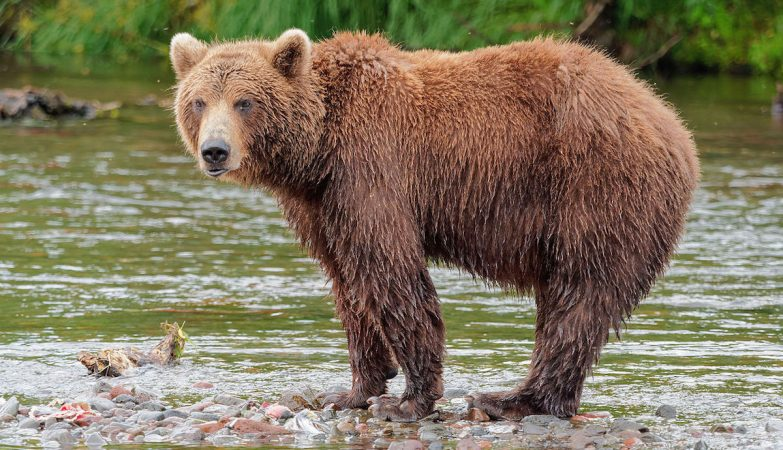
#> input picture urso1.jpg, 783 x 450 px
$ jupyter execute Histograma.ipynb
#> lines starting #> are read from the running program, lines starting #| are printed output that depends on the picture
<a href="https://colab.research.google.com/github/nicolegold/PIVC_UNISINOS/blob/main/Histograma.ipynb" target="_parent"></a>

## HISTOGRAMA

[cell 1]
import cv2
from matplotlib import pyplot as plt

[cell 2]
from google.colab.patches import cv2_imshow

[cell 3]
#imagem = cv2.imread("urso1.jpg")
#cv2_imshow(imagem)

[cell 4]
img = cv2.imread("urso1.jpg")
#> img is the input picture: shape (450, 783, 3); mean B, G, R 95.7, 120.1, 129.9

[cell 5]
cv2_imshow(img)

[cell 6]
histr = cv2.calcHist([img],[0],None,[256],[0,256])
#> histr = 256 values, max 2985 at index 62, min 21 at index 254, mean 1376.4
plt.plot(histr)
plt.show()
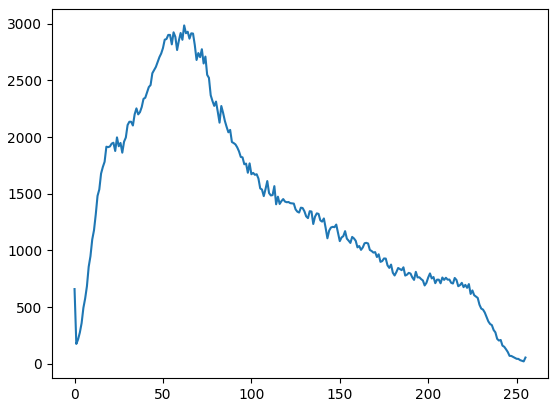
#> figure drawn by matplotlib, 1 panel; curve peaks at x = 62, y = 2985

[cell 7]
plt.hist(img.ravel(),256,[0,256])
plt.show()
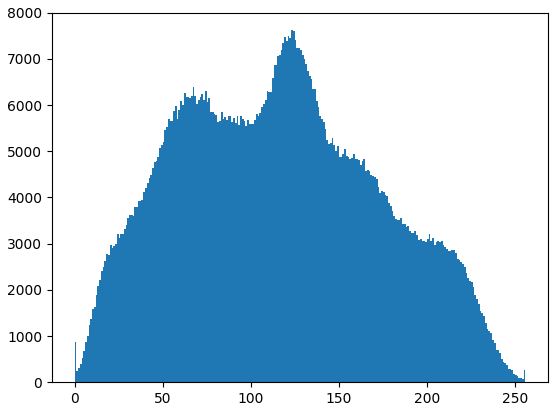
#> figure drawn by matplotlib, 1 panel; tallest bar 7620 high, from x = 123 to 124
